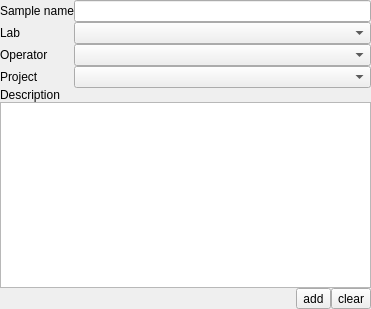
<?xml version="1.0" encoding="UTF-8"?>
<ui version="4.0">
 <class>Form</class>
 <widget class="QWidget" name="Form">
  <property name="geometry">
   <rect>
    <x>0</x>
    <y>0</y>
    <width>371</width>
    <height>309</height>
   </rect>
  </property>
  <property name="windowTitle">
   <string>Form</string>
  </property>
  <layout class="QGridLayout" name="gridLayout">
   <property name="margin">
    <number>0</number>
   </property>
   <property name="spacing">
    <number>0</number>
   </property>
   <item row="2" column="1">
    <widget class="QComboBox" name="comboBox_2"/>
   </item>
   <item row="6" column="0" colspan="2">
    <layout class="QHBoxLayout" name="horizontalLayout">
     <property name="spacing">
      <number>0</number>
     </property>
     <item>
      <spacer name="horizontalSpacer">
       <property name="orientation">
        <enum>Qt::Horizontal</enum>
       </property>
       <property name="sizeHint" stdset="0">
        <size>
         <width>40</width>
         <height>20</height>
        </size>
       </property>
      </spacer>
     </item>
     <item>
      <widget class="QToolButton" name="toolButton_2">
       <property name="text">
        <string>add</string>
       </property>
      </widget>
     </item>
     <item>
      <widget class="QToolButton" name="toolButton">
       <property name="text">
        <string>clear</string>
       </property>
      </widget>
     </item>
    </layout>
   </item>
   <item row="0" column="0">
    <widget class="QLabel" name="label">
     <property name="text">
      <string>Sample name</string>
     </property>
    </widget>
   </item>
   <item row="3" column="0">
    <widget class="QLabel" name="label_2">
     <property name="text">
      <string>Project</string>
     </property>
    </widget>
   </item>
   <item row="0" column="1">
    <widget class="QLineEdit" name="lineEdit"/>
   </item>
   <item row="5" column="0" colspan="2">
    <widget class="QPlainTextEdit" name="plainTextEdit"/>
   </item>
   <item row="3" column="1">
    <widget class="QComboBox" name="comboBox"/>
   </item>
   <item row="1" column="1">
    <widget class="QComboBox" name="comboBox_3"/>
   </item>
   <item row="1" column="0">
    <widget class="QLabel" name="label_4">
     <property name="text">
      <string>Lab</string>
     </property>
    </widget>
   </item>
   <item row="2" column="0">
    <widget class="QLabel" name="label_3">
     <property name="text">
      <string>Operator</string>
     </property>
    </widget>
   </item>
   <item row="4" column="0">
    <widget class="QLabel" name="label_5">
     <property name="text">
      <string>Description</string>
     </property>
    </widget>
   </item>
  </layout>
 </widget>
 <resources/>
 <connections/>
</ui>
